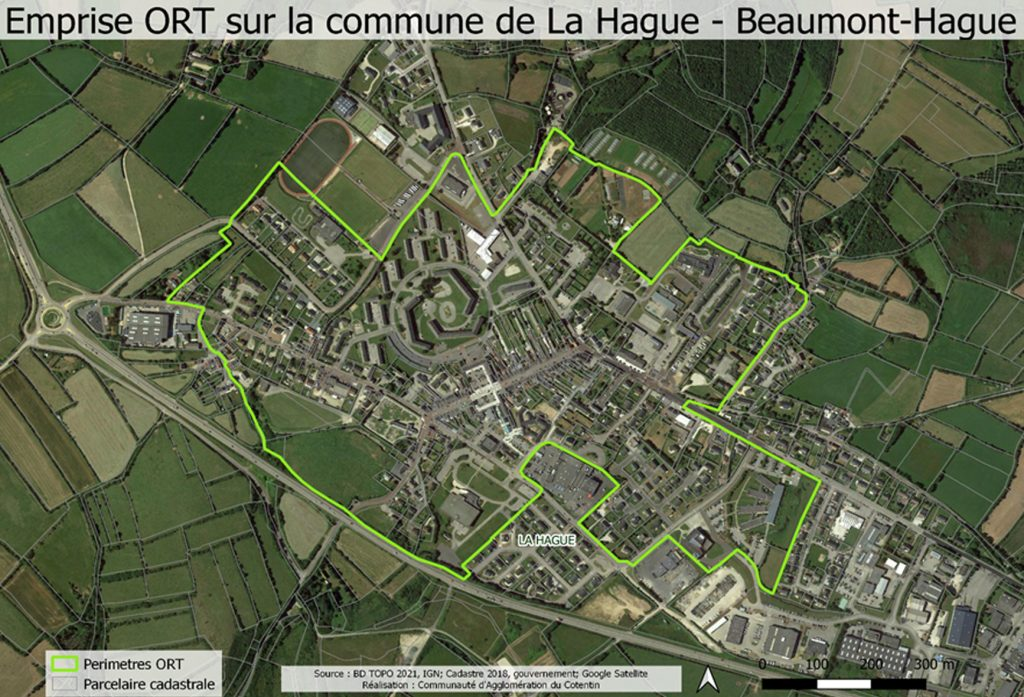
#> input picture images_ORT/carte4.jpg, 1024 x 697 px, found by its file name
$ python generate_intersections_from_image.py
#> lines starting #> are read from the running program, lines starting #| are printed output that depends on the picture; after the words box and inside, x2 and y2 are one past the last pixel; in counts of white or black regions, pixels touching at a corner belong together
import cv2
import numpy as np
import networkx as nx
from shapely.geometry import LineString, mapping
import geojson

# --- 1. Charger l'image ---
img = cv2.imread("/images_ORT/carte4.jpg")
#> img is the input picture: shape (697, 1024, 3); mean B, G, R 77.3, 102.2, 95
if img is None:
    raise FileNotFoundError("Image non trouvée ! Vérifie le chemin.")

gray = cv2.cvtColor(img, cv2.COLOR_BGR2GRAY)
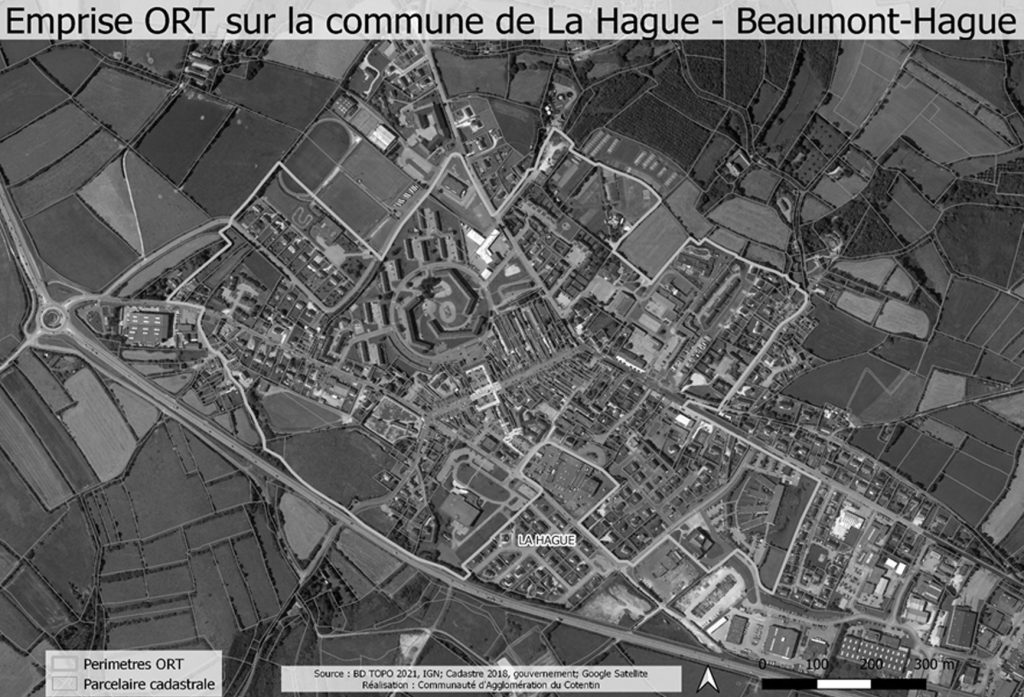
#> gray: shape (697, 1024); min 0, max 255, mean 97.2

# --- 2. Binarisation ---
_, binary = cv2.threshold(gray, 200, 255, cv2.THRESH_BINARY_INV)
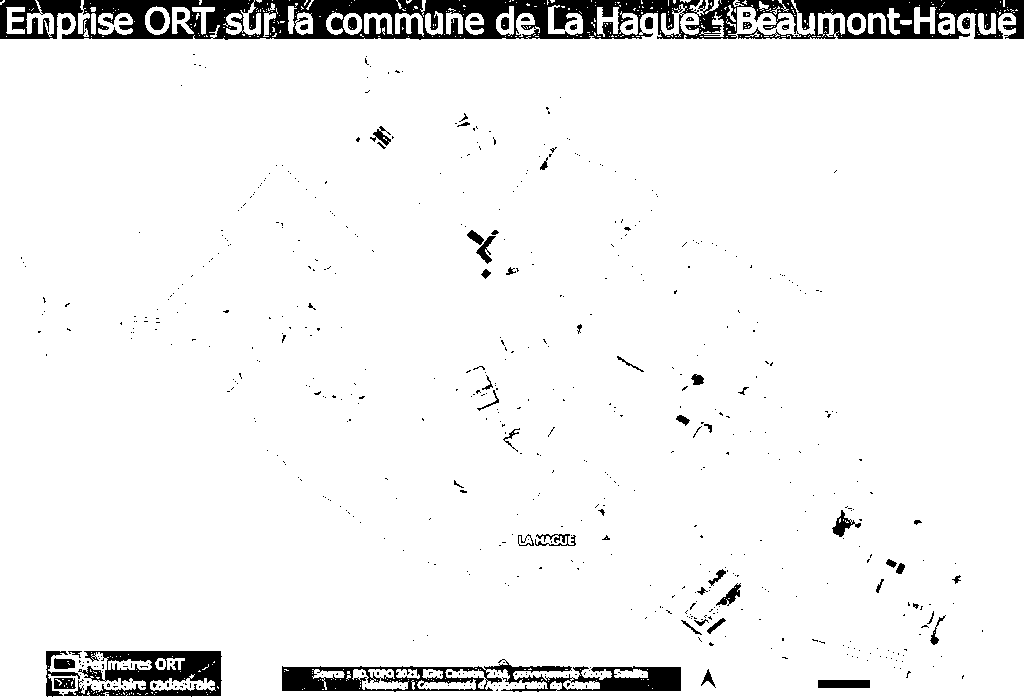
#> binary: shape (697, 1024); 94.2% white; 632 black regions (562 under 20 px), largest, box (x1, y1, x2, y2) and area: (0, 0, 1024, 40) 24573, (282, 659, 681, 692) 5690, (64, 651, 222, 697) 4043
cv2.imwrite("/binary_hague.png", binary)

# --- 3. Skeletonisation ---
skeleton = cv2.ximgproc.thinning(binary)
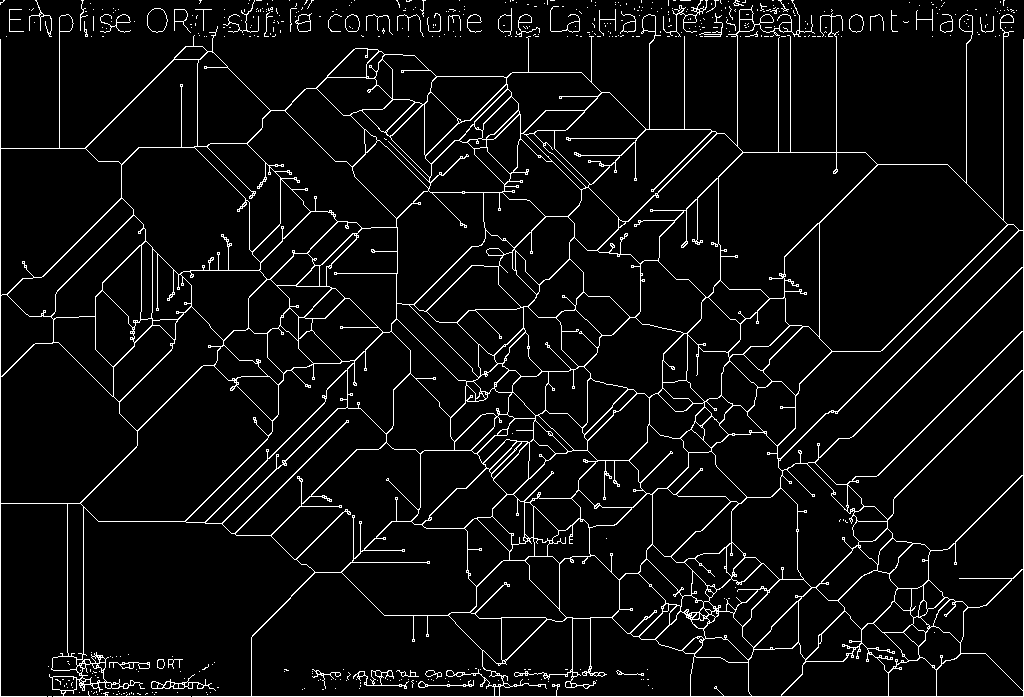
#> skeleton: shape (697, 1024); 5.5% white in thin lines or dots
cv2.imwrite("/skeleton_hague.png", skeleton)

# --- 4. Identifier les nœuds (extrémités et intersections) ---
def get_neighbors(img, x, y):
    return img[y-1:y+2, x-1:x+2].sum() // 255 - 1

nodes = {}
node_id = 0
for y in range(1, skeleton.shape[0]-1):
    for x in range(1, skeleton.shape[1]-1):
        if skeleton[y, x] == 255:
            n = get_neighbors(skeleton, x, y)
            if n == 1 or n >= 3:  # extrémité ou intersection
                nodes[(x, y)] = node_id
                node_id += 1
#> after the loop, node_id = 18632; nodes = 18632 items

# --- 5. Suivre les arêtes ---
visited = np.zeros_like(skeleton, dtype=bool)
#> visited: shape (697, 1024) bool; every value is 0
edges = []

def trace_edge(x, y, prev_pt):
    path = [(x, y)]
    cx, cy = x, y
    while True:
        visited[cy, cx] = True
        neighbors = []
        for dx in [-1,0,1]:
            for dy in [-1,0,1]:
                nx_, ny_ = cx+dx, cy+dy
                if (0 <= nx_ < skeleton.shape[1] and 0 <= ny_ < skeleton.shape[0]
                    and skeleton[ny_, nx_] == 255 and not visited[ny_, nx_]):
                    neighbors.append((nx_, ny_))
        if not neighbors:
            break
        # prendre le premier voisin (simple pour l'exemple)
        cx, cy = neighbors[0]
        path.append((cx, cy))
        if (cx, cy) in nodes and (cx, cy) != prev_pt:
            break
    return path

G = nx.Graph()

# Ajouter les nœuds au graphe
for pt, nid in nodes.items():
    G.add_node(nid, pos=pt)
#> this loop made 18632 passes
#> pt on passes 1 to 3: (3, 1), (36, 1), (82, 1)

# Tracer les arêtes
for pt, nid in nodes.items():
    if not visited[pt[1], pt[0]]:
        for dx in [-1,0,1]:
            for dy in [-1,0,1]:
                nx_, ny_ = pt[0]+dx, pt[1]+dy
                if (0 <= nx_ < skeleton.shape[1] and 0 <= ny_ < skeleton.shape[0]
                    and skeleton[ny_, nx_] == 255 and (nx_, ny_) not in nodes):
                    path = trace_edge(nx_, ny_, pt)
                    if path[-1] in nodes:
                        G.add_edge(nid, nodes[path[-1]], geometry=LineString(path))
#> this loop made 18632 passes
#> pt on passes 1 to 3: (3, 1), (36, 1), (82, 1)

# --- 6. Export GeoJSON ---
features = []
#> features = []
for u, v, data in G.edges(data=True):
#> (the run stopped early here; a loop or call above may not have finished)

$ run again, with images_ORT/carte1.png saved as images_ORT/carte4.jpg
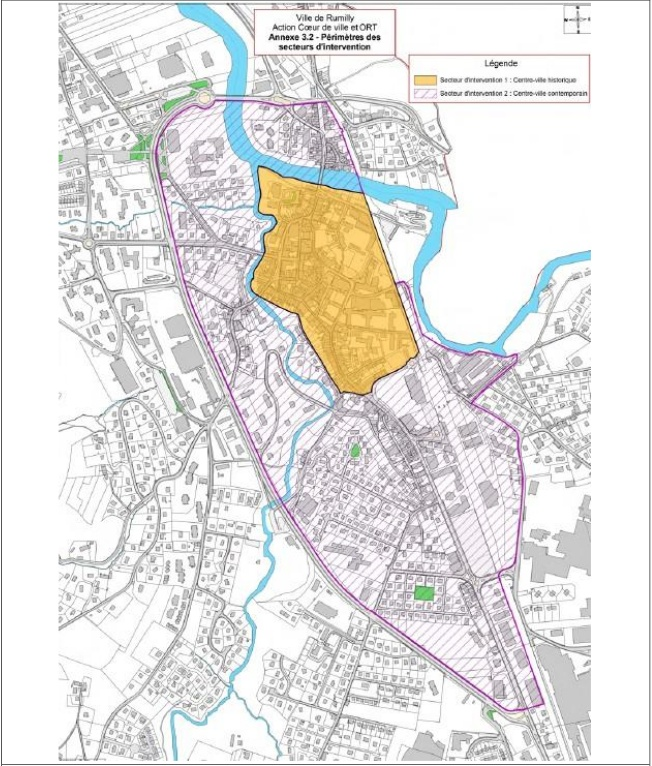
#> input picture images_ORT/carte1.png, 652 x 766 px, found by its file name
#> img is the input picture: shape (766, 652, 3); mean B, G, R 224.1, 226.2, 227.5
#> `_, binary = cv2.threshold(gray, 200, 255, cv2.THRESH_BINARY_INV)`:
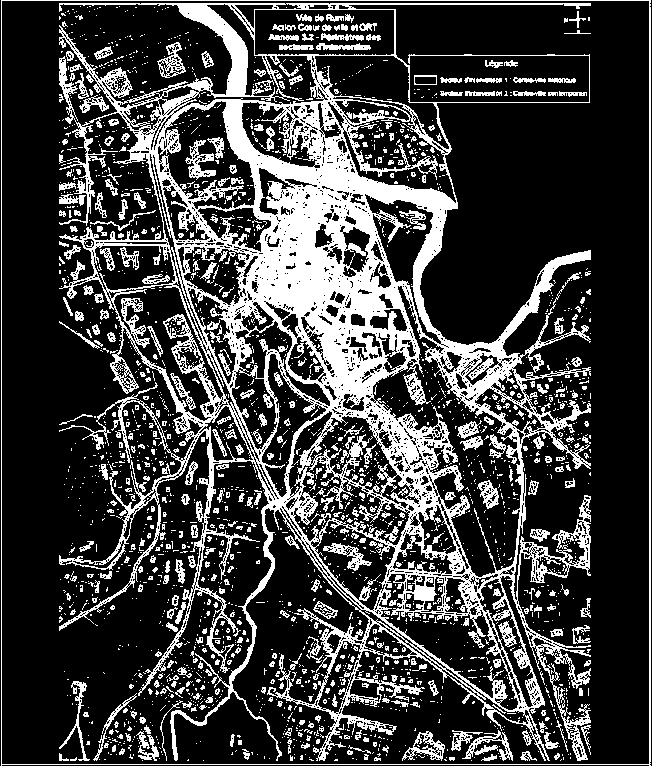
#> binary: shape (766, 652); 25% white; 2424 white regions (2034 under 20 px), largest, box (x1, y1, x2, y2) and area: (59, 3, 591, 761) 91752, (1, 0, 651, 766) 3588, (462, 730, 513, 761) 491
#> `skeleton = cv2.ximgproc.thinning(binary)`:
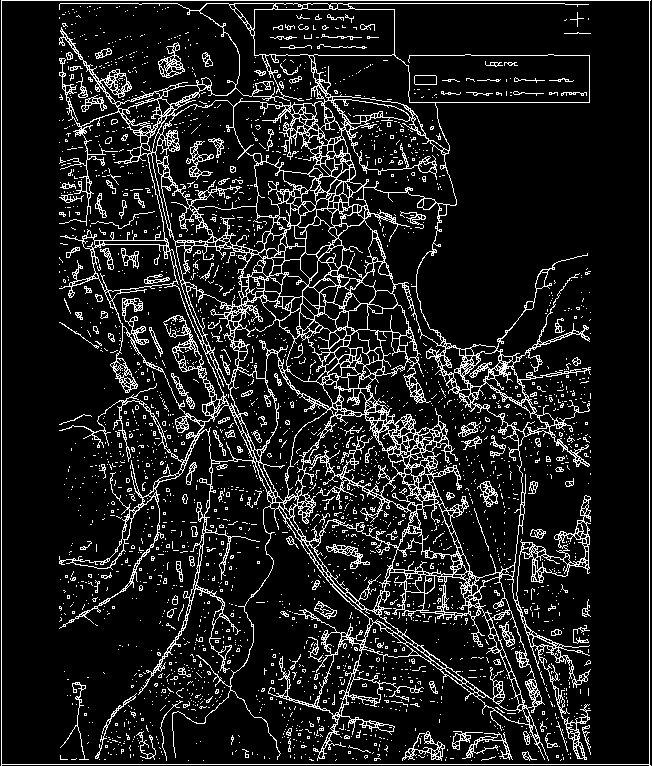
#> skeleton: shape (766, 652); 11.8% white in thin lines or dots
#> after the loop `for y in range(1, skeleton.shape[0]-1):`: node_id = 38220; nodes = 38220 items
#> visited: shape (766, 652) bool; every value is 0
#> the loop `for pt, nid in nodes.items():` made 38220 passes
#> pt on passes 1 to 3: (1, 1), (649, 1), (158, 3)
#> the loop `for pt, nid in nodes.items():` made 38220 passes
#> pt on passes 4, 6, 8: (159, 3), (206, 3), (234, 3)
#> features = []

$ run again, with images_ORT/carte2.png saved as images_ORT/carte4.jpg
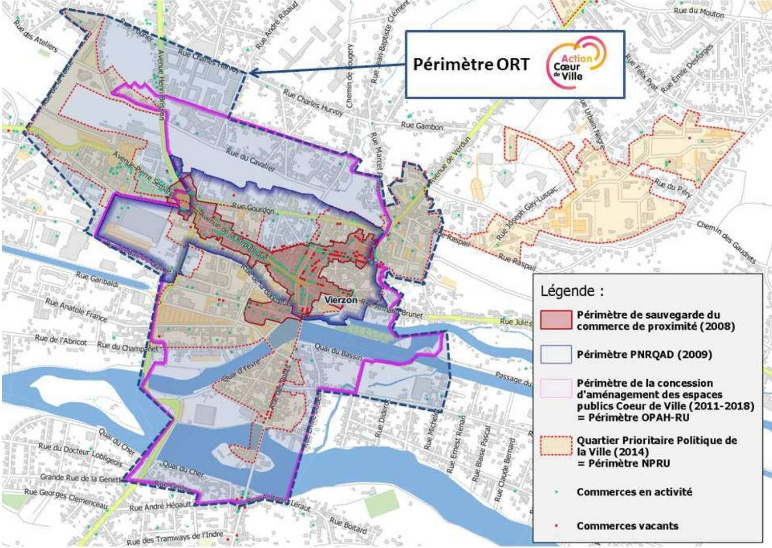
#> input picture images_ORT/carte2.png, 772 x 548 px, found by its file name
#> img is the input picture: shape (548, 772, 3); mean B, G, R 215.3, 211.2, 210.7
#> `_, binary = cv2.threshold(gray, 200, 255, cv2.THRESH_BINARY_INV)`:
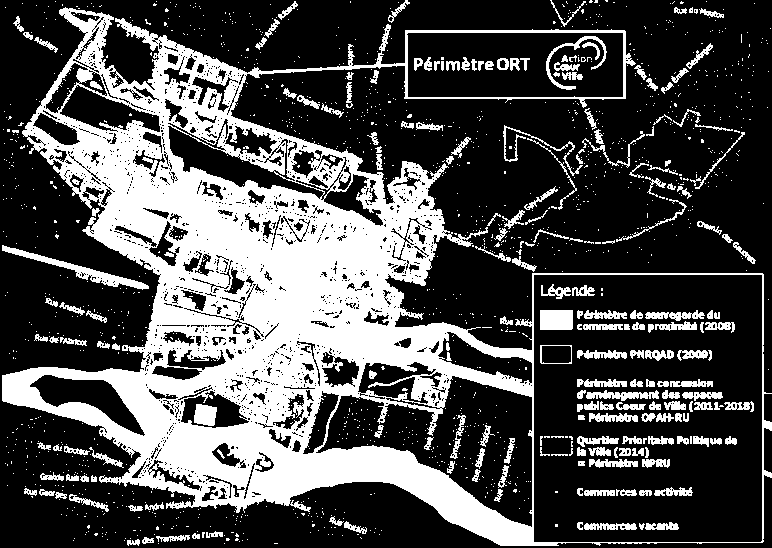
#> binary: shape (548, 772); 30.9% white; 1508 white regions (1299 under 20 px), largest, box (x1, y1, x2, y2) and area: (2, 7, 772, 546) 106713, (2, 245, 149, 290) 1097, (540, 310, 573, 330) 659
#> `skeleton = cv2.ximgproc.thinning(binary)`:
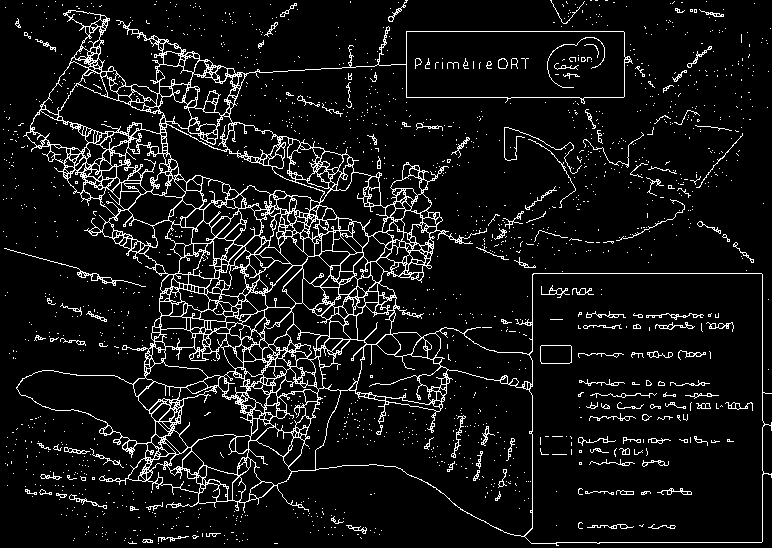
#> skeleton: shape (548, 772); 8.1% white in thin lines or dots
#> after the loop `for y in range(1, skeleton.shape[0]-1):`: node_id = 20655; nodes = 20655 items
#> visited: shape (548, 772) bool; every value is 0
#> the loop `for pt, nid in nodes.items():` made 20655 passes
#> pt on passes 1 to 3: (350, 1), (406, 1), (551, 1)
#> the loop `for pt, nid in nodes.items():` made 20655 passes
#> pt on passes 1, 7, 9: (350, 1), (350, 2), (613, 2)
#> features = []

$ run again, with images_ORT/carte3.jpeg copied over images_ORT/carte4.jpg
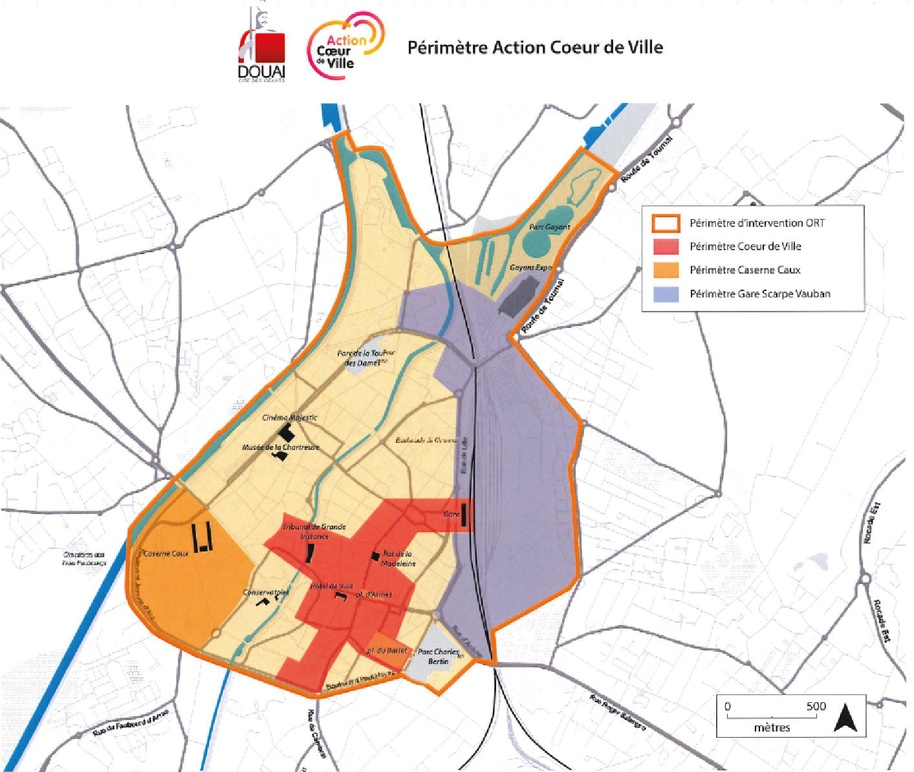
#> input picture images_ORT/carte3.jpeg, 914 x 772 px, shrunk from 1413 x 1194 before the run, found by its file name
#> img is the input picture: shape (772, 914, 3); mean B, G, R 221, 227.7, 236.9
#> `_, binary = cv2.threshold(gray, 200, 255, cv2.THRESH_BINARY_INV)`:
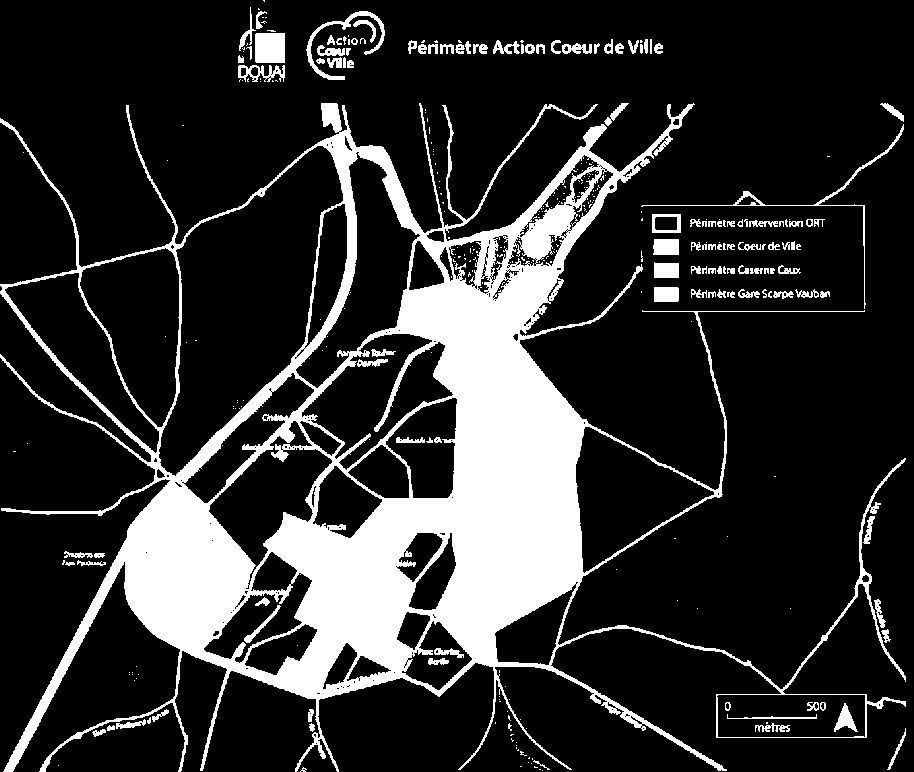
#> binary: shape (772, 914); 18.9% white; 344 white regions (228 under 20 px), largest, box (x1, y1, x2, y2) and area: (0, 103, 906, 772) 120587, (255, 33, 285, 63) 898, (641, 124, 904, 309) 848
#> `skeleton = cv2.ximgproc.thinning(binary)`:
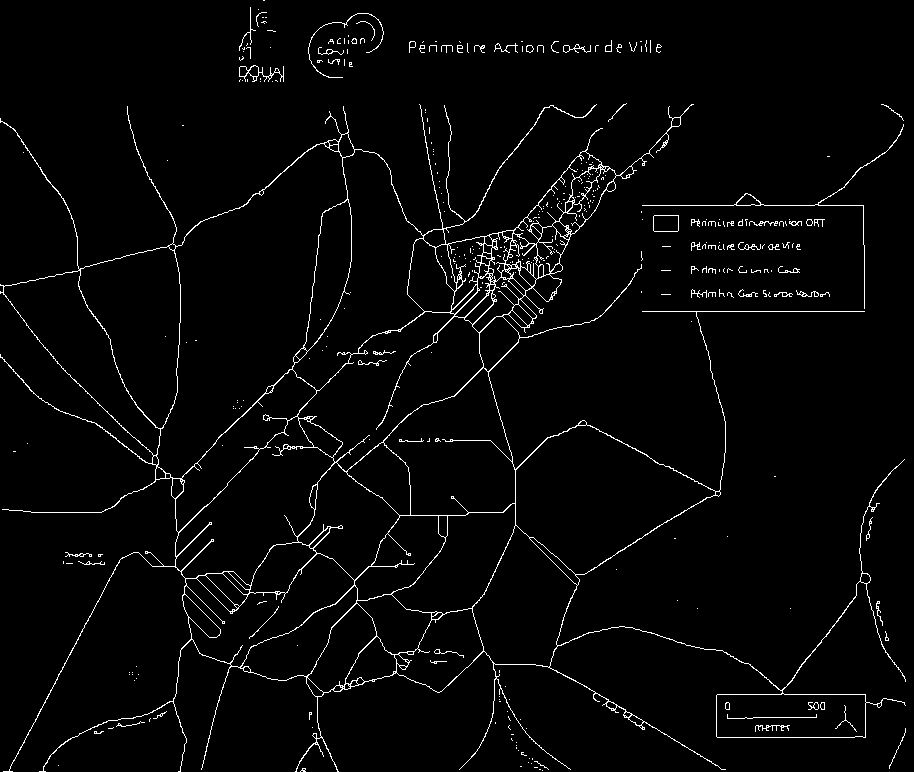
#> skeleton: shape (772, 914); 2.8% white in thin lines or dots
#> after the loop `for y in range(1, skeleton.shape[0]-1):`: node_id = 9604; nodes = 9604 items
#> visited: shape (772, 914) bool; every value is 0
#> the loop `for pt, nid in nodes.items():` made 9604 passes
#> pt on passes 1 to 3: (250, 7), (266, 12), (258, 14)
#> the loop `for pt, nid in nodes.items():` made 9604 passes
#> pt on passes 5 to 7: (371, 14), (257, 15), (258, 15)
#> features = []
